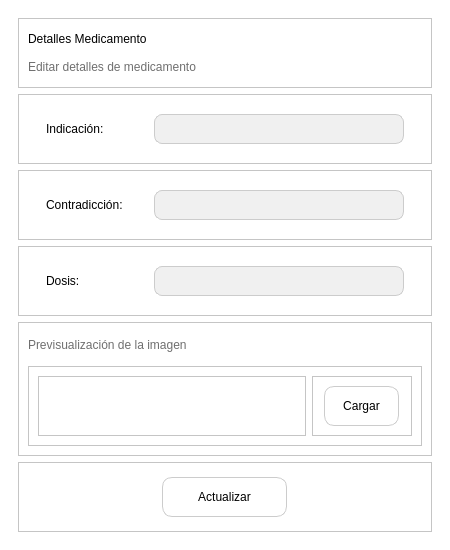
<?xml version="1.0" encoding="UTF-8"?>
<ui version="4.0">
 <class>MainWindow</class>
 <widget class="QMainWindow" name="MainWindow">
  <property name="geometry">
   <rect>
    <x>0</x>
    <y>0</y>
    <width>450</width>
    <height>550</height>
   </rect>
  </property>
  <property name="windowTitle">
   <string>MainWindow</string>
  </property>
  <property name="styleSheet">
   <string notr="true">background-color: rgb(255, 255, 255);</string>
  </property>
  <widget class="QWidget" name="centralwidget">
   <layout class="QHBoxLayout" name="horizontalLayout_7">
    <item>
     <widget class="QStackedWidget" name="stackedWidget">
      <property name="currentIndex">
       <number>0</number>
      </property>
      <widget class="QWidget" name="page_descuentos_aplicados">
       <layout class="QVBoxLayout" name="verticalLayout">
        <item>
         <widget class="QFrame" name="frame_2">
          <property name="minimumSize">
           <size>
            <width>350</width>
            <height>0</height>
           </size>
          </property>
          <property name="maximumSize">
           <size>
            <width>650</width>
            <height>16777215</height>
           </size>
          </property>
          <property name="frameShape">
           <enum>QFrame::StyledPanel</enum>
          </property>
          <property name="frameShadow">
           <enum>QFrame::Raised</enum>
          </property>
          <layout class="QVBoxLayout" name="verticalLayout_3">
           <item>
            <widget class="QLabel" name="label_11">
             <property name="styleSheet">
              <string notr="true">color: rgb(0, 0, 0);
font: bold 12pt &quot;Nunito&quot;;</string>
             </property>
             <property name="text">
              <string>Detalles Medicamento</string>
             </property>
            </widget>
           </item>
           <item>
            <widget class="QLabel" name="label_12">
             <property name="maximumSize">
              <size>
               <width>16777215</width>
               <height>55</height>
              </size>
             </property>
             <property name="styleSheet">
              <string notr="true">color: rgb(111, 111, 111);
font: bold 7pt &quot;Nunito&quot;;</string>
             </property>
             <property name="text">
              <string>Editar detalles de medicamento</string>
             </property>
            </widget>
           </item>
          </layout>
         </widget>
        </item>
        <item>
         <widget class="QFrame" name="frame_6">
          <property name="frameShape">
           <enum>QFrame::StyledPanel</enum>
          </property>
          <property name="frameShadow">
           <enum>QFrame::Raised</enum>
          </property>
          <layout class="QHBoxLayout" name="horizontalLayout_8">
           <property name="leftMargin">
            <number>25</number>
           </property>
           <property name="rightMargin">
            <number>25</number>
           </property>
           <item>
            <widget class="QLabel" name="label_13">
             <property name="minimumSize">
              <size>
               <width>100</width>
               <height>0</height>
              </size>
             </property>
             <property name="maximumSize">
              <size>
               <width>100</width>
               <height>16777215</height>
              </size>
             </property>
             <property name="styleSheet">
              <string notr="true">color: rgb(0, 0, 0);
font: bold 9pt &quot;Nunito&quot;;</string>
             </property>
             <property name="text">
              <string>Indicación:</string>
             </property>
            </widget>
           </item>
           <item>
            <widget class="QLineEdit" name="le_agNombreMedicamento">
             <property name="minimumSize">
              <size>
               <width>250</width>
               <height>0</height>
              </size>
             </property>
             <property name="maximumSize">
              <size>
               <width>175</width>
               <height>16777215</height>
              </size>
             </property>
             <property name="styleSheet">
              <string notr="true">QLineEdit {
    background-color: #f0f0f0; /* Color de fondo deseado */
    border: 1px solid #ccc; /* Color del borde deseado */
    padding: 5px; /* Espacio alrededor del texto */
    color: rgb(0, 0, 0); /* Color del texto deseado */
  	font: 9pt &quot;Nunito&quot;; /* Fuente deseada */
    font-size: 14px; /* Tamaño de fuente deseado */
    border-radius: 8px; /* Redondear las esquinas */
}
</string>
             </property>
             <property name="text">
              <string/>
             </property>
            </widget>
           </item>
          </layout>
         </widget>
        </item>
        <item>
         <widget class="QFrame" name="frame_12">
          <property name="frameShape">
           <enum>QFrame::StyledPanel</enum>
          </property>
          <property name="frameShadow">
           <enum>QFrame::Raised</enum>
          </property>
          <layout class="QHBoxLayout" name="horizontalLayout_6">
           <property name="leftMargin">
            <number>25</number>
           </property>
           <property name="rightMargin">
            <number>25</number>
           </property>
           <item>
            <widget class="QLabel" name="label_19">
             <property name="minimumSize">
              <size>
               <width>100</width>
               <height>0</height>
              </size>
             </property>
             <property name="maximumSize">
              <size>
               <width>100</width>
               <height>16777215</height>
              </size>
             </property>
             <property name="styleSheet">
              <string notr="true">color: rgb(0, 0, 0);
font: bold 9pt &quot;Nunito&quot;;</string>
             </property>
             <property name="text">
              <string>Contradicción:</string>
             </property>
            </widget>
           </item>
           <item>
            <widget class="QLineEdit" name="le_agNombreMedicamento_3">
             <property name="minimumSize">
              <size>
               <width>250</width>
               <height>0</height>
              </size>
             </property>
             <property name="maximumSize">
              <size>
               <width>175</width>
               <height>16777215</height>
              </size>
             </property>
             <property name="styleSheet">
              <string notr="true">QLineEdit {
    background-color: #f0f0f0; /* Color de fondo deseado */
    border: 1px solid #ccc; /* Color del borde deseado */
    padding: 5px; /* Espacio alrededor del texto */
    color: rgb(0, 0, 0); /* Color del texto deseado */
  	font: 9pt &quot;Nunito&quot;; /* Fuente deseada */
    font-size: 14px; /* Tamaño de fuente deseado */
    border-radius: 8px; /* Redondear las esquinas */
}
</string>
             </property>
             <property name="text">
              <string/>
             </property>
            </widget>
           </item>
          </layout>
         </widget>
        </item>
        <item>
         <widget class="QFrame" name="frame_8">
          <property name="frameShape">
           <enum>QFrame::StyledPanel</enum>
          </property>
          <property name="frameShadow">
           <enum>QFrame::Raised</enum>
          </property>
          <layout class="QHBoxLayout" name="horizontalLayout_2">
           <property name="leftMargin">
            <number>25</number>
           </property>
           <property name="rightMargin">
            <number>25</number>
           </property>
           <item>
            <widget class="QLabel" name="label_14">
             <property name="minimumSize">
              <size>
               <width>100</width>
               <height>0</height>
              </size>
             </property>
             <property name="maximumSize">
              <size>
               <width>100</width>
               <height>16777215</height>
              </size>
             </property>
             <property name="styleSheet">
              <string notr="true">color: rgb(0, 0, 0);
font: bold 9pt &quot;Nunito&quot;;</string>
             </property>
             <property name="text">
              <string>Dosis:</string>
             </property>
            </widget>
           </item>
           <item>
            <widget class="QLineEdit" name="le_agNombreMedicamento_2">
             <property name="minimumSize">
              <size>
               <width>250</width>
               <height>0</height>
              </size>
             </property>
             <property name="maximumSize">
              <size>
               <width>175</width>
               <height>16777215</height>
              </size>
             </property>
             <property name="styleSheet">
              <string notr="true">QLineEdit {
    background-color: #f0f0f0; /* Color de fondo deseado */
    border: 1px solid #ccc; /* Color del borde deseado */
    padding: 5px; /* Espacio alrededor del texto */
    color: rgb(0, 0, 0); /* Color del texto deseado */
  	font: 9pt &quot;Nunito&quot;; /* Fuente deseada */
    font-size: 14px; /* Tamaño de fuente deseado */
    border-radius: 8px; /* Redondear las esquinas */
}
</string>
             </property>
             <property name="text">
              <string/>
             </property>
            </widget>
           </item>
          </layout>
         </widget>
        </item>
        <item>
         <widget class="QFrame" name="frame_21">
          <property name="frameShape">
           <enum>QFrame::StyledPanel</enum>
          </property>
          <property name="frameShadow">
           <enum>QFrame::Raised</enum>
          </property>
          <layout class="QVBoxLayout" name="verticalLayout_6">
           <property name="spacing">
            <number>9</number>
           </property>
           <property name="leftMargin">
            <number>9</number>
           </property>
           <property name="topMargin">
            <number>9</number>
           </property>
           <property name="rightMargin">
            <number>9</number>
           </property>
           <property name="bottomMargin">
            <number>9</number>
           </property>
           <item>
            <widget class="QLabel" name="label_26">
             <property name="minimumSize">
              <size>
               <width>0</width>
               <height>25</height>
              </size>
             </property>
             <property name="maximumSize">
              <size>
               <width>16777215</width>
               <height>25</height>
              </size>
             </property>
             <property name="styleSheet">
              <string notr="true">color: rgb(111, 111, 111);
font: bold 8pt &quot;Nunito&quot;;</string>
             </property>
             <property name="text">
              <string>Previsualización de la imagen</string>
             </property>
            </widget>
           </item>
           <item>
            <widget class="QFrame" name="frame_9">
             <property name="frameShape">
              <enum>QFrame::StyledPanel</enum>
             </property>
             <property name="frameShadow">
              <enum>QFrame::Raised</enum>
             </property>
             <layout class="QHBoxLayout" name="horizontalLayout_9">
              <item>
               <widget class="QLabel" name="label_2">
                <property name="frameShape">
                 <enum>QFrame::StyledPanel</enum>
                </property>
                <property name="text">
                 <string/>
                </property>
               </widget>
              </item>
              <item>
               <widget class="QFrame" name="frame_22">
                <property name="minimumSize">
                 <size>
                  <width>100</width>
                  <height>0</height>
                 </size>
                </property>
                <property name="maximumSize">
                 <size>
                  <width>100</width>
                  <height>16777215</height>
                 </size>
                </property>
                <property name="frameShape">
                 <enum>QFrame::StyledPanel</enum>
                </property>
                <property name="frameShadow">
                 <enum>QFrame::Raised</enum>
                </property>
                <layout class="QHBoxLayout" name="horizontalLayout_10">
                 <item>
                  <widget class="QPushButton" name="pushButton_10">
                   <property name="minimumSize">
                    <size>
                     <width>75</width>
                     <height>40</height>
                    </size>
                   </property>
                   <property name="maximumSize">
                    <size>
                     <width>75</width>
                     <height>40</height>
                    </size>
                   </property>
                   <property name="styleSheet">
                    <string notr="true">QPushButton {
    border: 1px solid #ccc;
    border-radius: 10px;           /* Bordes redondeados con radio de 10 píxeles */
    padding: 5px;
	font: bold 9pt &quot;Nunito&quot;;                  /* Espaciado interno del botón */
}

QPushButton:hover{
font: bold 9pt &quot;Nunito&quot;;
background-color: #f0f0f0; /* Color de fondo deseado */
}
</string>
                   </property>
                   <property name="text">
                    <string>Cargar</string>
                   </property>
                   <property name="icon">
                    <iconset>
                     <normaloff>InterfaceImages/lista-de-verificacion (1).png</normaloff>InterfaceImages/lista-de-verificacion (1).png</iconset>
                   </property>
                  </widget>
                 </item>
                </layout>
               </widget>
              </item>
             </layout>
            </widget>
           </item>
          </layout>
         </widget>
        </item>
        <item>
         <widget class="QFrame" name="frame_3">
          <property name="frameShape">
           <enum>QFrame::StyledPanel</enum>
          </property>
          <property name="frameShadow">
           <enum>QFrame::Raised</enum>
          </property>
          <layout class="QHBoxLayout" name="horizontalLayout">
           <item>
            <widget class="QPushButton" name="pushButton_9">
             <property name="minimumSize">
              <size>
               <width>125</width>
               <height>0</height>
              </size>
             </property>
             <property name="maximumSize">
              <size>
               <width>125</width>
               <height>40</height>
              </size>
             </property>
             <property name="styleSheet">
              <string notr="true">QPushButton {
    border: 1px solid #ccc;
    border-radius: 10px;           /* Bordes redondeados con radio de 10 píxeles */
    padding: 5px;
	font: bold 9pt &quot;Nunito&quot;;                  /* Espaciado interno del botón */
}

QPushButton:hover{
font: bold 9pt &quot;Nunito&quot;;
background-color: #f0f0f0; /* Color de fondo deseado */
}
</string>
             </property>
             <property name="text">
              <string>Actualizar</string>
             </property>
             <property name="icon">
              <iconset>
               <normaloff>InterfaceImages/advertencia.png</normaloff>InterfaceImages/advertencia.png</iconset>
             </property>
            </widget>
           </item>
          </layout>
         </widget>
        </item>
       </layout>
      </widget>
      <widget class="QWidget" name="page_2">
       <layout class="QVBoxLayout" name="verticalLayout_5">
        <item>
         <widget class="QFrame" name="frame_5">
          <property name="maximumSize">
           <size>
            <width>650</width>
            <height>75</height>
           </size>
          </property>
          <property name="frameShape">
           <enum>QFrame::StyledPanel</enum>
          </property>
          <property name="frameShadow">
           <enum>QFrame::Raised</enum>
          </property>
          <layout class="QHBoxLayout" name="horizontalLayout_5">
           <property name="leftMargin">
            <number>50</number>
           </property>
           <property name="rightMargin">
            <number>50</number>
           </property>
           <item>
            <widget class="QLabel" name="label_18">
             <property name="minimumSize">
              <size>
               <width>50</width>
               <height>50</height>
              </size>
             </property>
             <property name="maximumSize">
              <size>
               <width>50</width>
               <height>50</height>
              </size>
             </property>
             <property name="styleSheet">
              <string notr="true">color: rgb(0, 0, 0);
font: bold 10pt &quot;Nunito&quot;;</string>
             </property>
             <property name="text">
              <string/>
             </property>
             <property name="pixmap">
              <pixmap>InterfaceImages/advertencia.png</pixmap>
             </property>
             <property name="scaledContents">
              <bool>true</bool>
             </property>
            </widget>
           </item>
           <item>
            <widget class="QLabel" name="label_17">
             <property name="styleSheet">
              <string notr="true">color: rgb(0, 0, 0);
font: bold 10pt &quot;Nunito&quot;;</string>
             </property>
             <property name="text">
              <string>¡Alerta de seguridad!</string>
             </property>
             <property name="alignment">
              <set>Qt::AlignRight|Qt::AlignTrailing|Qt::AlignVCenter</set>
             </property>
            </widget>
           </item>
          </layout>
         </widget>
        </item>
        <item>
         <widget class="QFrame" name="frame_7">
          <property name="frameShape">
           <enum>QFrame::StyledPanel</enum>
          </property>
          <property name="frameShadow">
           <enum>QFrame::Raised</enum>
          </property>
          <layout class="QHBoxLayout" name="horizontalLayout_4">
           <property name="leftMargin">
            <number>25</number>
           </property>
           <property name="rightMargin">
            <number>25</number>
           </property>
           <item>
            <widget class="QLabel" name="label_15">
             <property name="minimumSize">
              <size>
               <width>100</width>
               <height>0</height>
              </size>
             </property>
             <property name="styleSheet">
              <string notr="true">color: rgb(0, 0, 0);
font: bold 9pt &quot;Nunito&quot;;</string>
             </property>
             <property name="text">
              <string>Contraseña:</string>
             </property>
             <property name="alignment">
              <set>Qt::AlignLeading|Qt::AlignLeft|Qt::AlignVCenter</set>
             </property>
            </widget>
           </item>
           <item>
            <widget class="QLineEdit" name="lineEdit_2">
             <property name="minimumSize">
              <size>
               <width>100</width>
               <height>35</height>
              </size>
             </property>
             <property name="maximumSize">
              <size>
               <width>200</width>
               <height>16777215</height>
              </size>
             </property>
             <property name="styleSheet">
              <string notr="true">QLineEdit {
    background-color: #f0f0f0; /* Color de fondo deseado */
    border: 1px solid #ccc; /* Color del borde deseado */
    padding: 5px; /* Espacio alrededor del texto */
    color: rgb(0, 0, 0); /* Color del texto deseado */
  	font: 9pt &quot;Nunito&quot;; /* Fuente deseada */
    font-size: 14px; /* Tamaño de fuente deseado */
    border-radius: 8px; /* Redondear las esquinas */
}
</string>
             </property>
             <property name="text">
              <string/>
             </property>
             <property name="echoMode">
              <enum>QLineEdit::Password</enum>
             </property>
             <property name="alignment">
              <set>Qt::AlignRight|Qt::AlignTrailing|Qt::AlignVCenter</set>
             </property>
             <property name="placeholderText">
              <string/>
             </property>
            </widget>
           </item>
          </layout>
         </widget>
        </item>
        <item>
         <widget class="QFrame" name="frame_4">
          <property name="maximumSize">
           <size>
            <width>16777215</width>
            <height>75</height>
           </size>
          </property>
          <property name="frameShape">
           <enum>QFrame::StyledPanel</enum>
          </property>
          <property name="frameShadow">
           <enum>QFrame::Raised</enum>
          </property>
          <layout class="QHBoxLayout" name="horizontalLayout_3">
           <item>
            <widget class="QPushButton" name="btn_ingresar">
             <property name="minimumSize">
              <size>
               <width>125</width>
               <height>0</height>
              </size>
             </property>
             <property name="maximumSize">
              <size>
               <width>125</width>
               <height>40</height>
              </size>
             </property>
             <property name="styleSheet">
              <string notr="true">QPushButton {
    border: 1px solid #ccc;
    border-radius: 10px;           /* Bordes redondeados con radio de 10 píxeles */
    padding: 5px;
	font: bold 9pt &quot;Nunito&quot;;                  /* Espaciado interno del botón */
}

QPushButton:hover{
font: bold 9pt &quot;Nunito&quot;;
background-color: #f0f0f0; /* Color de fondo deseado */
}
</string>
             </property>
             <property name="text">
              <string>Ingresar</string>
             </property>
             <property name="icon">
              <iconset>
               <normaloff>InterfaceImages/lista-de-verificacion (1).png</normaloff>InterfaceImages/lista-de-verificacion (1).png</iconset>
             </property>
            </widget>
           </item>
          </layout>
         </widget>
        </item>
       </layout>
      </widget>
     </widget>
    </item>
   </layout>
  </widget>
 </widget>
 <resources/>
 <connections/>
</ui>
